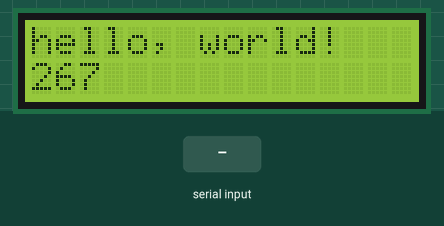
The sketch below on a simulated Arduino Uno, built with avr-gcc and run on an emulated ATmega328P. On the bench: 16×2 character LCD. The inputs (shaded band) are chosen by the test bench. What the sketch prints to the serial monitor is not drawn.

Above: at 1.2 s.
1.3 s: "<90,45,200>" received over Serial
At 1.8 s:
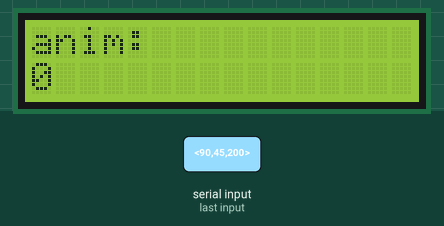
At 8.5 s:
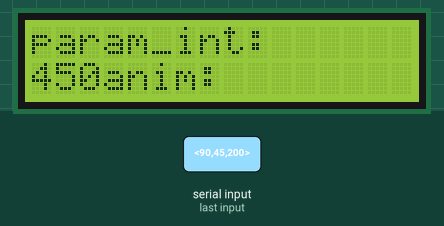
8.8 s: "<90,45,200,10>" received over Serial
At 14.5 s:
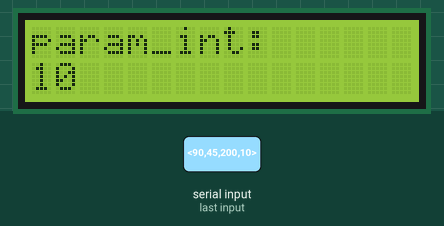
Timing chart, 0 to 16.0 s (numbered marks = the images above; inputs shaded):
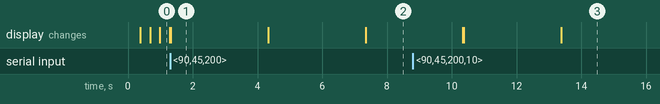

Measured:
- after the input at 1.3 s, the display: changes at once (image 1)
- after the input at 8.8 s, the display: first differs from a run without the input after 1.6 s (image 3 shows a later state)
- what the display in image 1 shows lasts 3.0 s, from 1.3 s to 4.3 s

The sketch:

LCD_test.ino
```cpp
#include <LiquidCrystal.h>
#include <LCD_I2C.h>
#include <string.h>
#define NUM_LEDS 122
#define NB_ARRAYS 2
#define NB_ANIMATIONS 9
#define NB_MAX_PARAMS 10

//#include "Com_interface.h"
// initialize the library by associating any needed LCD interface pin
// with the arduino pin number it is connected to
LCD_I2C lcd(0x27);

int current_array;
int animation;

// ################### Reading data code ##################
/*The maximum number of bytes that the buffer can recive.*/
const byte numChars = 32;

/*The buffer in which receved strings stored. Has a terminating character (\0).*/
char receivedChars[numChars];

/*Temporary array for use when parsing*/
char tempChars[numChars];

/*Variable that holds a string present in the message.*/
char messageFromPC[numChars] = {0};

/*Integer that is extracted from the messageFromPC variable*/
int integerFromPC = 0;
/*Float that is extracted from the messageFromPC variable*/
float floatFromPC = 0.0;

/*Boolean indicating if there is data being proccesed.
If true will not read and parse from the buffer. Is set back to false once all data reved
hase been delt with.*/
boolean newData = false;

void recvWithStartEndMarkers() {
    static boolean recvInProgress = false;
    static byte ndx = 0;
    char startMarker = '<';
    char endMarker = '>';
    char rc;

    while (Serial.available() > 0 && newData == false) {
        rc = Serial.read();

        if (recvInProgress == true) {
            if (rc != endMarker) {
                receivedChars[ndx] = rc;
                ndx++;
                if (ndx >= numChars) {
                    ndx = numChars - 1;
                }
            }
            else {
                receivedChars[ndx] = '\0'; // terminate the string
                recvInProgress = false;
                ndx = 0;
                newData = true;
            }
        }

        else if (rc == startMarker) {
            recvInProgress = true;
        }
    }
}

/**
* Function that takes the animation number and the number of the current parameter for that animation function and returns the code for the type of that variable.
* !!!!!!! Any parameter that is not directly related to the changing how the annimation runs such as current millis value or total number of LEDs in array is not
* is skiped when counting the parameter number !!!!!!!
*
* @param animation_in The animation code for the current animation.
*
*@param param_buffer_count_in The position of the current parameter in the specified animation function. Non animation related parameters are not counted in the count.
*
* @return The code for the type of the current parameter. {0: int, 1: float, 2: unsigned long}
*/
int find_param_type(int animation_in, int param_buffer_count_in){
  // TODO: Add functions in animation.cpp for each animation that return their type so that all animation modifiaction do not necesitate modifications in this file.
  // TODO: Add a dictionary referencing annimation codes and type indicator codes so as to make them flexible.

  /*
  * Parameter type value indicator.
  * 0: int.
  * 1: float.
  * 2: unsigned long.
  */
  int type_indicator_out;
  // This switch identifies the type of the parameter in question.
    switch (animation_in) {
      // ################# The Sparkle animation #######################
      case 3:
        // This switch looks at which parameter in the function the current parameter is.
        switch (param_buffer_count_in) { // Starts at 0
          case 3:
            type_indicator_out = 0; // !!!!!!!!!!!!!!!!!!!!!!!! Change this to = 2 when you change the delay functioning !!!!!!!!!!!!!!!!!!!!!!!!!!!!!!!!!!!!!
            break;
          default:
            type_indicator_out = 0;
        }
        break;
      // ###########################################################

      // ################# The Fire animation #######################
      case 4:
        // This switch looks at which parameter in the function the current parameter is.
        switch (param_buffer_count_in) {
          case 3:
            type_indicator_out = 1;
            break;
          default:
            type_indicator_out = 0;
        }
        break;
      // ###########################################################

      // ################# The zip animation #######################
      case 9:
        // This switch looks at which parameter in the function the current parameter is.
        switch (param_buffer_count_in) {
          case 4:
            type_indicator_out = 2;
            break;
          default:
            type_indicator_out = 0;
        }
        break;
      // ###########################################################
      default:
        type_indicator_out = 0;
    }

  return type_indicator_out;
}


void serialFlush(){
  while(Serial.available() > 0) {
    char t = Serial.read();
  }
}

int separate(String str, char **p, int size){
    int n;
    char s[100];

    strcpy(s, str.c_str());

    *p++ = strtok (s, ",");
    for (n = 1; NULL != (*p++ = strtok (NULL, ",")); n++)
        if (size == n)
            break;

    return n;
}

//============
/*This function parses the data that hase been receved*/
void parseData() {      // split the data into its parts
  /*Value extracted from buffer*/
  char * strtokIndx;
  /*Counts the number of parameters after the anomation value in current data parsing.*/
  int param_buffer_count = 0;
  /*
  * Parameter type value indicator.
  * 0: int
  * 1: float
  * 2: unsigned long
  */
  int type_indicator = 0;
  /*
  * The variable that holds the value of the parameter once casted to an int.
  */
  int parameter_value_int;
  /*
  * The variable that holds the value of the parameter once casted to an float.
  */
  float parameter_value_float;
  /*
  * The variable that holds the value of the parameter once casted to an unsigned long.
  */
  unsigned long parameter_value_unsigned_long;

  // The first element in the list
  strtokIndx = strtok(tempChars,",");
  current_array = atoi(strtokIndx); // The current array being manipulated
  // The second element in the list
  strtokIndx = strtok(NULL, ",");
  animation = atoi(strtokIndx); // The animation to be switched to

  strtokIndx = strtok(NULL, ",");
  // For each subsequent parameter define apropriate type and sets its value in the the appropriate reference table.
  while(strtokIndx != NULL) {

    // Finds the type of the current parameter value
    type_indicator = find_param_type(animation, param_buffer_count);

    // This switch casts the parameter to the appropriate type and sets the appropriate possition in the appropriat table with that value.
    switch (type_indicator) {
      case 1:
        parameter_value_float = atof(strtokIndx);
        lcd.clear();
        lcd.print("param_float:");
        lcd.setCursor(0, 1);
        delay(3000);
        lcd.print(parameter_value_float);
        Serial.print("param_float:"); Serial.println(parameter_value_float);
        //outputAndReplace(NB_ARRAYS, NB_ANIMATIONS, NB_MAX_PARAMS, parameters_float, current_array, animation, param_buffer_count, parameter_value_float);
        break;
      case 2:
        parameter_value_unsigned_long  = (unsigned long)atoi(strtokIndx);
        parameter_value_int  = atoi(strtokIndx);
        lcd.clear();
        lcd.print("param_long:");
        lcd.setCursor(0, 1);
        delay(3000);
        lcd.print(parameter_value_unsigned_long);
        Serial.print("param_long:"); Serial.println(parameter_value_unsigned_long);
        //outputAndReplace(NB_ARRAYS, NB_ANIMATIONS, NB_MAX_PARAMS, parameters_unsigned_long, current_array, animation, param_buffer_count, parameter_value_unsigned_long);
        break;
      default:
        parameter_value_int  = atoi(strtokIndx);
        lcd.clear();
        lcd.print("param_int:");
        lcd.setCursor(0, 1);
        lcd.print(parameter_value_int);
        delay(3000);
        Serial.print("param_int:"); Serial.println(parameter_value_int);
        //outputAndReplace(NB_ARRAYS, NB_ANIMATIONS, NB_MAX_PARAMS, parameters_int, current_array, animation, param_buffer_count, parameter_value_int);
    }


    // For each iteration of the loop will tell
    param_buffer_count++;
    // Leave this at end
    strtokIndx = strtok(NULL, ",");
  }

  /* Original code
  char * strtokIndx; // this is used by strtok() as an index

  strtokIndx = strtok(tempChars,",");      // get the first part - the string
  strcpy(messageFromPC, strtokIndx); // copy it to messageFromPC

  strtokIndx = strtok(NULL, ","); // this continues where the previous call left off
  integerFromPC = atoi(strtokIndx);     // convert this part to an integer

  strtokIndx = strtok(NULL, ",");
  floatFromPC = atof(strtokIndx);     // convert this part to a float
  */
}

// ###########################################


void read_input(){
  recvWithStartEndMarkers();
  if (newData == true) {
      strcpy(tempChars, receivedChars);
          // this temporary copy is necessary to protect the original data
          //   because strtok() used in parseData() replaces the commas with \0
      parseData();
      //showParsedData();
      newData = false;
  }
}

int counter = 0;
void setup(){
  // set up the LCD's number of columns and rows:
  lcd.begin();
  lcd.backlight();
  // Print a message to the LCD.
  lcd.print("hello, world!");
  // Setting up console output.
  Serial.begin(9600);//9600
  // Setting the time the program will wait for input.
  Serial.setTimeout(100);
}

void loop() {
  if(Serial.available() > 0){
    Serial.print("Got message!");
    counter = 0;
    lcd.clear();
    //lcd.print(Serial.readString());
    read_input();
    lcd.print("anim:");
    lcd.setCursor(0, 1);
    lcd.print(animation);
    delay(3000);
  }
  lcd.setCursor(0, 1);
  lcd.print(counter);
  counter++;


}
```
